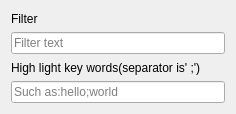
<?xml version="1.0" encoding="UTF-8"?>
<ui version="4.0">
 <class>xToolsToolBoxUiOutputMenu</class>
 <widget class="QWidget" name="xToolsToolBoxUiOutputMenu">
  <property name="geometry">
   <rect>
    <x>0</x>
    <y>0</y>
    <width>236</width>
    <height>114</height>
   </rect>
  </property>
  <property name="windowTitle">
   <string>Form</string>
  </property>
  <layout class="QGridLayout" name="gridLayout">
   <item row="0" column="0">
    <widget class="QLabel" name="label_2">
     <property name="text">
      <string>Filter</string>
     </property>
    </widget>
   </item>
   <item row="3" column="0">
    <widget class="QLineEdit" name="keyword">
     <property name="placeholderText">
      <string>Such as:hello;world</string>
     </property>
     <property name="clearButtonEnabled">
      <bool>true</bool>
     </property>
    </widget>
   </item>
   <item row="2" column="0">
    <widget class="QLabel" name="label">
     <property name="text">
      <string>High light key words(separator is' ;')</string>
     </property>
    </widget>
   </item>
   <item row="1" column="0">
    <widget class="QLineEdit" name="filter">
     <property name="placeholderText">
      <string>Filter text</string>
     </property>
     <property name="clearButtonEnabled">
      <bool>true</bool>
     </property>
    </widget>
   </item>
  </layout>
 </widget>
 <resources/>
 <connections/>
</ui>
